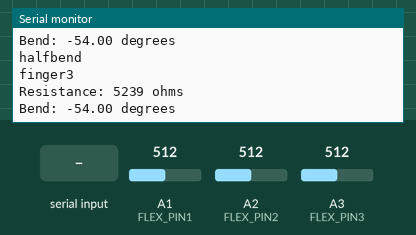
This sketch was run on a simulated Arduino Uno, built with avr-gcc and run on an emulated ATmega328P. Parts: the last lines printed to the serial monitor. The inputs (shaded band) are chosen by the test bench; at power-on: A2 (FLEX_PIN2) = 512, A1 (FLEX_PIN1) = 512, A3 (FLEX_PIN3) = 512. No radio packets arrive unless stated.

Above: at 4.2 s.
4.3 s: A2 (FLEX_PIN2) set to 900
At 5.9 s:
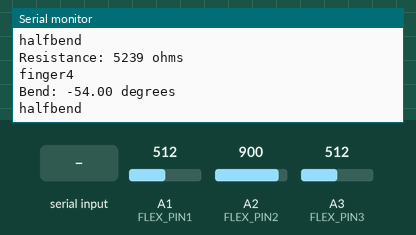
11.6 s: A1 (FLEX_PIN1) set to 0
At 12.58 s:
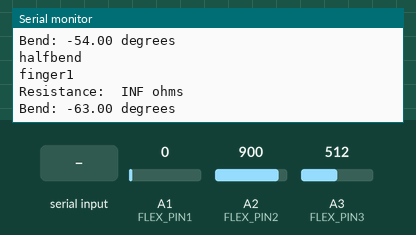
16.8 s: "1" received over the second serial link
19.8 s: A3 (FLEX_PIN3) set to 716
At 21.2 s:
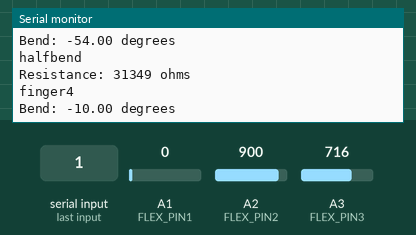
21.9 s: "0" received over the second serial link
24.0 s: A1 (FLEX_PIN1) set to 122
At 24.85 s:
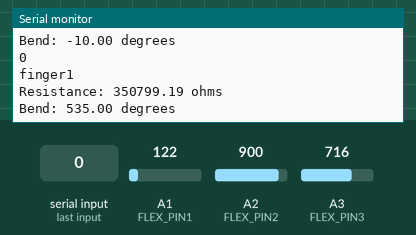
Timing chart, 0 to 27.0 s (numbered marks = the images above; inputs shaded):
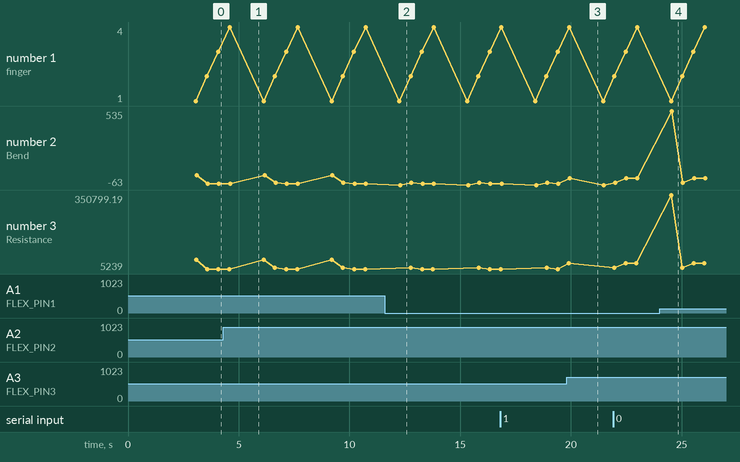

Measured:
- after the input at 11.6 s, the serial monitor: prints a new line after 0.67 s (image 2)
- after the input at 19.8 s, the serial monitor: prints a new line after 0.10 s (image 3)
- after the input at 24.0 s, the serial monitor: prints a new line after 0.53 s (image 4)
- plotted number 3: 5239 → 31349 after the input at 19.8 s

The sketch:

HACATHON_FINAL_TRANSMITTOR.ino
```cpp
// Include RadioHead Amplitude Shift Keying Library
#include <RH_ASK.h>
// Include dependant SPI Library
#include <SPI.h>
#include<SoftwareSerial.h>

/* Create object named bt of the class SoftwareSerial */
SoftwareSerial bt(2,3); /* (Rx,Tx) */
// Create Amplitude Shift Keying Object
RH_ASK rf_driver;

const int FLEX_PIN1 = A1;
const int FLEX_PIN2 = A2;
const int FLEX_PIN3 = A3;
const int FLEX_PIN4 = A3; // Pin connected to voltage divider output
int halfbend1=0;
int nobend1=0;
int fullbend1=0;
int halfbend2=0;
int nobend2=0;
int fullbend2=0;
int halfbend3=0;
int nobend3=0;
int fullbend3=0;
int halfbend4=0;
int nobend4=0;
int fullbend4=0;
// Measure the voltage at 5V and the actual resistance of your
// 47k resistor, and enter them below:
const float VCC = 4.98; // Measured voltage of Ardunio 5V line
const float R_DIV = 47500.0; // Measured resistance of 3.3k resistor
int gyro=0;
// Upload the code, then try to adjust these values to more
// accurately calculate bend degree.
const float STRAIGHT_RESISTANCE = 37300.0; // resistance when straight
const float BEND_RESISTANCE = 90000.0; // resistance at 90 deg

void setup()
{ bt.begin(9600); /* Define baud rate for software serial communication */
  //Serial.begin(9600); /* Define baud rate for serial communication */

  Serial.begin(9600);
  pinMode(FLEX_PIN4, INPUT);
    pinMode(FLEX_PIN1, INPUT);
      pinMode(FLEX_PIN2, INPUT);
        pinMode(FLEX_PIN3, INPUT);
         // Initialize ASK Object
    rf_driver.init();
    const char *msg = "TRANSLATOR";
       rf_driver.send((uint8_t *)msg, strlen(msg));
       rf_driver.waitPacketSent();
        delay(3000);

 }

void loop()
{
    if (bt.available()) /* If data is available on serial port */
    {gyro=bt.read();
     Serial.write(gyro);
     Serial.println("");
     /* Print character received on to the serial monitor */
    }
  //finger1
  // Read the ADC, and calculate voltage and resistance from it
  int flexADC1 = analogRead(FLEX_PIN1);
  float flexv1 = flexADC1 * VCC / 1023.0;
  float flexr1 = R_DIV * (VCC / flexv1 - 1.0);
  Serial.println("finger1");
  Serial.println("Resistance: " + String(flexr1) + " ohms");

  // Use the calculated resistance to estimate the sensor's
  // bend angle:
  float angle = map(flexr1, STRAIGHT_RESISTANCE, BEND_RESISTANCE,
                   0, 90.0);
  Serial.println("Bend: " + String(angle) + " degrees");
  Serial.println();

  delay(500);
  if(flexr1>4500&&flexr1<7000)
  {halfbend1=1;
  Serial.println("halfbend");}
    else if(flexr1>1000&&flexr1<4000)
  {fullbend1=1;
   Serial.println("fullbend");}
   else if(flexr1>8500&&flexr1<17000)
  {nobend1=1;
   Serial.println("nobend");}


   //finger2
   // Read the ADC, and calculate voltage and resistance from it
  int flexADC2 = analogRead(FLEX_PIN2);
   int flexv2 = flexADC2 * VCC / 1023.0;
  int flexr2 = R_DIV * (VCC / flexv2 - 1.0);
   Serial.println("finger2");
  Serial.println("Resistance: " + String(flexr2) + " ohms");

  // Use the calculated resistance to estimate the sensor's
  // bend angle:
   angle = map(flexr2, STRAIGHT_RESISTANCE, BEND_RESISTANCE,
                   0, 90.0);
  Serial.println("Bend: " + String(angle) + " degrees");
  Serial.println();

  delay(500);
  if(flexr2>4500&&flexr2<7000)
  {halfbend2=1;
  Serial.println("halfbend");}
    else if(flexr2>1000&&flexr2<4000)
  {fullbend2=1;
   Serial.println("fullbend");}
   else if(flexr2>8500&&flexr2<17000)
  {nobend2=1;
   Serial.println("nobend");}


//finger3
// Read the ADC, and calculate voltage and resistance from it
  int flexADC3 = analogRead(FLEX_PIN3);
   int flexv3 = flexADC3 * VCC / 1023.0;
   int flexr3 = R_DIV * (VCC / flexv3 - 1.0);
    Serial.println("finger3");
  Serial.println("Resistance: " + String(flexr3) + " ohms");

  // Use the calculated resistance to estimate the sensor's
  // bend angle:
   angle = map(flexr3, STRAIGHT_RESISTANCE, BEND_RESISTANCE,
                   0, 90.0);
  Serial.println("Bend: " + String(angle) + " degrees");
  Serial.println();

  delay(500);
  if(flexr3>4500&&flexr3<7000)
  {halfbend3=1;
  Serial.println("halfbend");}
    else if(flexr3>1000&&flexr3<4000)
  {fullbend3=1;
   Serial.println("fullbend");}
   else if(flexr3>8500&&flexr3<17000)
  {nobend3=1;
   Serial.println("nobend");}


//finger4
// Read the ADC, and calculate voltage and resistance from it
  int flexADC4 = analogRead(FLEX_PIN4);
  int flexv4 = flexADC4 * VCC / 1023.0;
  int flexr4 = R_DIV * (VCC / flexv4 - 1.0);
  Serial.println("Resistance: " + String(flexr4) + " ohms");

  // Use the calculated resistance to estimate the sensor's
  // bend angle:
   Serial.println("finger4");
   angle = map(flexr4, STRAIGHT_RESISTANCE, BEND_RESISTANCE,
                   0, 90.0);
  Serial.println("Bend: " + String(angle) + " degrees");
  Serial.println();

  delay(500);
  if(flexr4>4500&&flexr4<7000)
  {halfbend4=1;
  Serial.println("halfbend");}
    else if(flexr4>1000&&flexr4<4000)
  {fullbend4=1;
   Serial.println("fullbend");}
   else if(flexr4>8500&&flexr4<17000)
  {nobend4=1;
   Serial.println("nobend");}

if(halfbend1==1 && halfbend2==1 && halfbend3==1 && halfbend4==1)
{ const char *msg = "food required";
    rf_driver.send((uint8_t *)msg, strlen(msg));
    rf_driver.waitPacketSent();
    delay(1000);
  //lcd.print("Food required");
}
else if(halfbend1==1 && nobend2==1 && nobend3==1 && nobend4==1)
{ const char *msg = "need medicine";
    rf_driver.send((uint8_t *)msg, strlen(msg));
    rf_driver.waitPacketSent();
    delay(1000);
  //lcd.print("Need medicine");
}
else if(fullbend1==1 && fullbend2==1 && fullbend3==1 && fullbend4==1)
{
  //lcd.print("Wheelchair required");
   const char *msg = "Wheelchair required";
    rf_driver.send((uint8_t *)msg, strlen(msg));
    rf_driver.waitPacketSent();
    delay(1000);
}
else if(nobend1==1 && nobend2==1 && nobend3==1 && fullbend4==1)
{ const char *msg = "need water";
    rf_driver.send((uint8_t *)msg, strlen(msg));
    rf_driver.waitPacketSent();
    delay(1000);
  //lcd.print("Need water");
}
else if(gyro==2)
{
  delay(1000);
  if(gyro==6)
  {
    if(gyro==8)
    {
      if(nobend1==1&& nobend2==1&&nobend3==1&&nobend4==1);
      {
        Serial.println("finger1");
      }
    }
  }
  }
   const char *msg = "help!";
    rf_driver.send((uint8_t *)msg, strlen(msg));
    rf_driver.waitPacketSent();
    delay(1000);
//else{
//lcd.print("nothing critical");
//}
}
```
